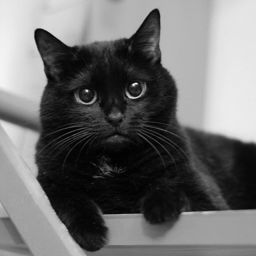
%> input picture course4/digital_signal_processing/lab5/cat.pgm, 256 x 256 px
$ octave main.m   (GNU Octave 9; MATLAB toolbox functions it lacks are replaced by stand-ins)
%> lines starting %> are read from the running program, lines starting %| are printed output that depends on the picture
### course4/digital_signal_processing/lab5/iZigzag.m
function f = iZigzag(n)
    operation = 1; %number of operation (one of four)
    eF = 0; %end flag
    k = 1; %new array's index
    i = n;
    j = n;

    array = zeros(n);

    while 1
        index = (i - 1) * n + j;
        array(k) = index;

        switch operation
            case 1
                if j > 1
                    j = j - 1;
                else
                    if i > 1
                        i = i - 1;
                    else
                        eF = 1;
                    end
                end

                operation = operation + 1;
            case 2
                if i > 1 && j < n
                    i = i - 1;
                    j = j + 1;
                else
                    operation = operation + 1;
                    k = k - 1;
                end
            case 3
                if i > 1
                    i = i - 1;
                else
                    if j > 1
                        j = j - 1;
                    else
                        eF = 1;
                    end
                end

                operation = operation + 1;
            case 4
                if j > 1 && i < n
                    j = j - 1;
                    i = i + 1;
                else
                    operation = 1;
                    k = k - 1;
                end
        end

        if eF == 1
            break;
        end

        k = k + 1;
    end

    f = array;
end

### course4/digital_signal_processing/lab5/directDCT.m
function f = directDCT(image, blockSize)
    f = blkproc(image, [blockSize blockSize], 'dct2(x)');
end

### course4/digital_signal_processing/lab5/quantization.m
function f = quantization(image, blockSize, mask)
    f = blkproc(image, [blockSize blockSize], 'P1.*x', mask);
end

### course4/digital_signal_processing/lab5/invertDCT.m
function f = invertDCT(image, blockSize)
    f = blkproc(image, [blockSize blockSize], 'idct2(x)');
end

### course4/digital_signal_processing/lab5/compressRatio.m
function f = compressRatio(original, compressed)
    f = numel(original) / numel(find(compressed ~= 0));
end

### course4/digital_signal_processing/lab5/main.m
f = imread('cat.pgm');
%> f is the input picture: size 256x256 uint8; min 0, max 255, mean 109
figure, imshow(f);
f = im2double(f);
%> f: size 256x256 double
step = 5;
blockSize = 8;
mask = ones(blockSize);
zigzagOrder = iZigzag(blockSize);
B = directDCT(f, blockSize);
%> in directDCT, `f = blkproc(image, [blockSize blockSize], 'dct2(x)');`:
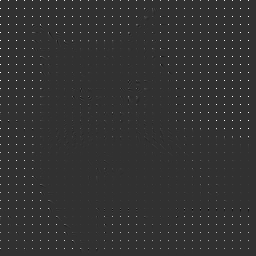
%> f: size 256x256 double; min -1.84, max 7.57, mean 0.0537; drawn with min black and max white

compressionRatio = zeros(1, 12);
correlationCoefficient = zeros(1, 12);
numberOfZeros = zeros(1, 12);

figure

for k = 1:12
    for s = 1:step
        index = zigzagOrder((k - 1) * step + s);
        [i, j] = parseIndex(index, blockSize);

        mask(i, j) = 0;
    end

    B2 = quantization(B, blockSize, mask);
    f2 = invertDCT(B2, blockSize);

    compressionRatio(k) = compressRatio(f, B2);
    correlationCoefficient(k) = corr2(f, f2);
    numberOfZeros(k) = length(find(mask ~= 1));

    disp(k);
    subplot(3, 4, k), imshow(f2), title(numberOfZeros(k));
end
%> this loop made 12 passes
%> after the loop, compressionRatio = [1.33 1.45 1.6 1.77 1.99 2.28 2.66 3.22 4.04 5.44 8.26 17.96]; correlationCoefficient = [1 1 1 1 1 1 1 0.999 0.999 0.998 0.997 0.993]; mask = [1 1 0 0 0 0 0 0; 1 0 0 0 0 0 0 0; 1 0 0 0 0 0 0 0; 0 0 0 0 0 0 0 0; 0 0 0 0 0 0 0 0; 0 0 0 0 0 0 0 0; 0 0 0 0 0 0 0 0; 0 0 0 0 0 0 0 0]; numberOfZeros = [5 10 15 20 25 30 35 40 45 50 55 60]
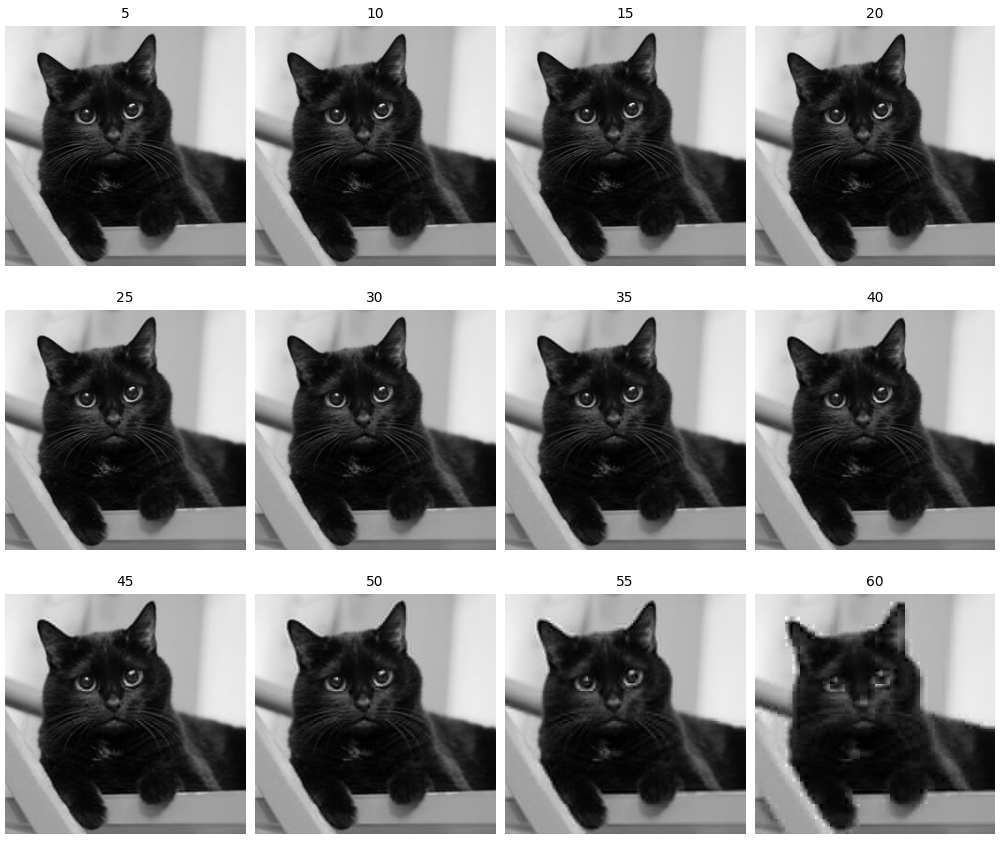
%> figure redrawn from the program's plot data, 12 panels

figure,
subplot(2, 1, 1), plot(numberOfZeros, correlationCoefficient),
ylabel('Коэффициент корреляции Пирсона'),
xlabel('Количество задействованных коэффициентов');
subplot(2, 1, 2), plot(compressionRatio, correlationCoefficient)
ylabel('Коэффициент корреляции Пирсона'),
xlabel('Степень сжатия');
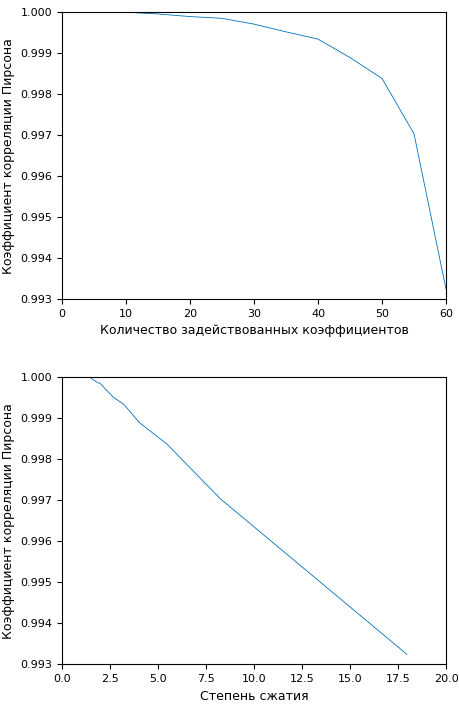
%> figure redrawn from the program's plot data, 2 panels; panel 1: curve peaks at x = 5, y = 1; panel 2: curve peaks at x = 1.33, y = 1
